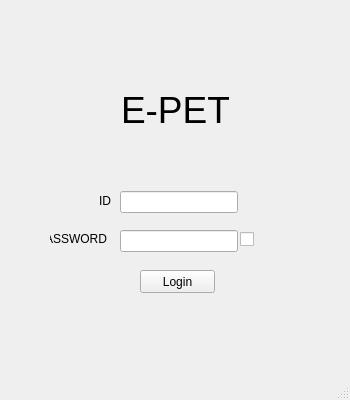
<?xml version="1.0" encoding="UTF-8"?>
<ui version="4.0">
 <class>LoginWindow</class>
 <widget class="QMainWindow" name="LoginWindow">
  <property name="geometry">
   <rect>
    <x>0</x>
    <y>0</y>
    <width>350</width>
    <height>400</height>
   </rect>
  </property>
  <property name="sizePolicy">
   <sizepolicy hsizetype="Fixed" vsizetype="Fixed">
    <horstretch>0</horstretch>
    <verstretch>0</verstretch>
   </sizepolicy>
  </property>
  <property name="minimumSize">
   <size>
    <width>350</width>
    <height>400</height>
   </size>
  </property>
  <property name="maximumSize">
   <size>
    <width>350</width>
    <height>400</height>
   </size>
  </property>
  <property name="cursor">
   <cursorShape>ArrowCursor</cursorShape>
  </property>
  <property name="windowTitle">
   <string>Login</string>
  </property>
  <widget class="QWidget" name="centralwidget">
   <widget class="QWidget" name="horizontalLayoutWidget">
    <property name="geometry">
     <rect>
      <x>0</x>
      <y>70</y>
      <width>351</width>
      <height>80</height>
     </rect>
    </property>
    <layout class="QHBoxLayout" name="horizontalLayout">
     <item>
      <spacer name="horizontalSpacer_2">
       <property name="orientation">
        <enum>Qt::Horizontal</enum>
       </property>
       <property name="sizeHint" stdset="0">
        <size>
         <width>40</width>
         <height>20</height>
        </size>
       </property>
      </spacer>
     </item>
     <item>
      <widget class="QLabel" name="label">
       <property name="font">
        <font>
         <pointsize>28</pointsize>
        </font>
       </property>
       <property name="text">
        <string>E-PET</string>
       </property>
       <property name="wordWrap">
        <bool>false</bool>
       </property>
      </widget>
     </item>
     <item>
      <spacer name="horizontalSpacer">
       <property name="orientation">
        <enum>Qt::Horizontal</enum>
       </property>
       <property name="sizeHint" stdset="0">
        <size>
         <width>40</width>
         <height>20</height>
        </size>
       </property>
      </spacer>
     </item>
    </layout>
   </widget>
   <widget class="QWidget" name="layoutWidget">
    <property name="geometry">
     <rect>
      <x>120</x>
      <y>180</y>
      <width>118</width>
      <height>84</height>
     </rect>
    </property>
    <layout class="QVBoxLayout" name="verticalLayout">
     <item>
      <widget class="QLineEdit" name="idField"/>
     </item>
     <item>
      <widget class="QLineEdit" name="passField">
       <property name="echoMode">
        <enum>QLineEdit::Password</enum>
       </property>
      </widget>
     </item>
    </layout>
   </widget>
   <widget class="QLabel" name="label_3">
    <property name="geometry">
     <rect>
      <x>50</x>
      <y>220</y>
      <width>57</width>
      <height>38</height>
     </rect>
    </property>
    <property name="text">
     <string>PASSWORD</string>
    </property>
    <property name="alignment">
     <set>Qt::AlignRight|Qt::AlignTrailing|Qt::AlignVCenter</set>
    </property>
   </widget>
   <widget class="QLabel" name="label_2">
    <property name="geometry">
     <rect>
      <x>60</x>
      <y>190</y>
      <width>51</width>
      <height>21</height>
     </rect>
    </property>
    <property name="statusTip">
     <string>0</string>
    </property>
    <property name="text">
     <string>ID</string>
    </property>
    <property name="alignment">
     <set>Qt::AlignRight|Qt::AlignTrailing|Qt::AlignVCenter</set>
    </property>
   </widget>
   <widget class="QPushButton" name="loginButton">
    <property name="geometry">
     <rect>
      <x>140</x>
      <y>270</y>
      <width>75</width>
      <height>23</height>
     </rect>
    </property>
    <property name="text">
     <string>Login</string>
    </property>
   </widget>
   <widget class="QCheckBox" name="showPass">
    <property name="geometry">
     <rect>
      <x>240</x>
      <y>230</y>
      <width>16</width>
      <height>18</height>
     </rect>
    </property>
    <property name="text">
     <string/>
    </property>
   </widget>
  </widget>
  <widget class="QStatusBar" name="statusbar"/>
 </widget>
 <resources/>
 <connections/>
</ui>
